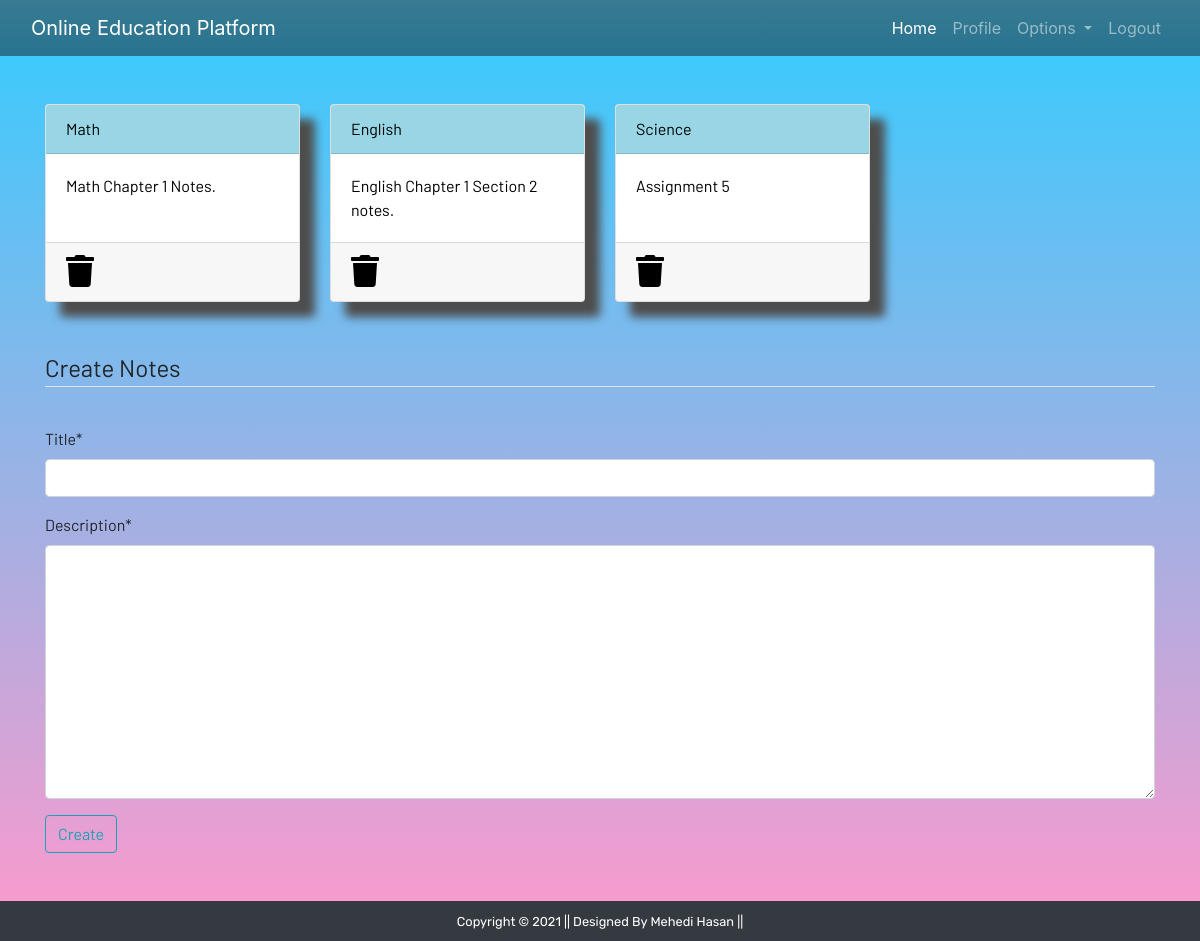
Screenshot of /notes/ (signed in) with the database file from the repository.
### edu/models.py (models this page shows, shortened)
class Notes(models.Model):
    user = models.ForeignKey(User, on_delete=models.CASCADE)
    title = models.CharField(max_length=200)
    description = models.TextField()
    class Meta:
        verbose_name_plural = "notes"

### edu/views.py (the view)
# urls.py: path('notes/', views.notes, name='notes'),
@login_required
def notes(request):
    if request.method == "POST":
        form = NotesForm(request.POST)
        if form.is_valid():
            notes = Notes(user=request.user, title=request.POST['title'],
                          description=request.POST['description'])
            notes.save()
        messages.success(request, f"Notes Added from {request.user.username} Sucessfully !!")
    else:
        form = NotesForm()
    notes = Notes.objects.filter(user = request.user)
    context = {'notes': notes, 'form': form}
    return render(request, 'edu/notes.html', context)

### edu/forms.py
class NotesForm(forms.ModelForm):
    class Meta:
        model = Notes
        fields = ['title', 'description']

### edu/templates/edu/notes.html (shortened to what this page needs)
{% extends 'edu/base.html' %}
{% load static %}
{% load crispy_forms_tags %}
{% block content %}
<div class="container">
    <div class="row">
        {% for note in notes %}
        <div class="col-md-3">
            <a href="{% url 'notes-detail' note.id %}">
                <div class="card">
                    <div class="card-header">{{note.title}}</div>
                    <div class="card-body">{{note.description|slice:"0:100"}}</div>
                    <div class="card-footer mt-auto "><a href="{% url 'delete-note' note.id %}">
                        <i class="fa fa-trash fa-2x"></i></a>
                    </div>
                </div>
            </a>
        </div>
        {% endfor %}
        <br><br>
    </div>
</div>
<br><br>
<div class="container">
    <form method="POST">
        <fieldset class="form-group">
            <legend class="border-bottom mb-4">Create Notes</legend>
        </fieldset>
        {{form|crispy}}
        <div class="form-group">
            <button href="" class="btn btn-outline-info" type="submit">
                Create
            </button>
        </div>
    </form>
</div>
{% endblock content %}

### edu/static/css/main.css (style rules this page uses)
html { scroll-behavior: smooth; height: 100%; width: 100%; }
.card { box-shadow: 15px 15px 10px rgb(78, 77, 77); }
a { text-decoration: none !important; color: black; }
.card-header { color: black !important; background: rgb(152, 214, 230) !important; transition: 0.3s ease-in; }
html, body { max-width: 100%; overflow-x: hidden; height: 100%; width: 100%; }
body { background: linear-gradient(rgba(0, 0, 0, 0.2), rgba(255, 255, 255, 0.5)); background: linear-gradient(to bottom, #33ccff 0%, #ff99cc 100%); overflow-x: hidden; background-repeat: no-repeat; }
.card-header { background-color: rgb(133, 204, 231); }
.col-md-3 .card { width: 100%; height: 100%; }
.fa { color: black; }

### rows the page displays
Notes: title "Math", description "Math Chapter 1 Notes."
Notes: title "English", description "English Chapter 1 Section 2 notes."
Notes: title "Science", description "Assignment 5"
